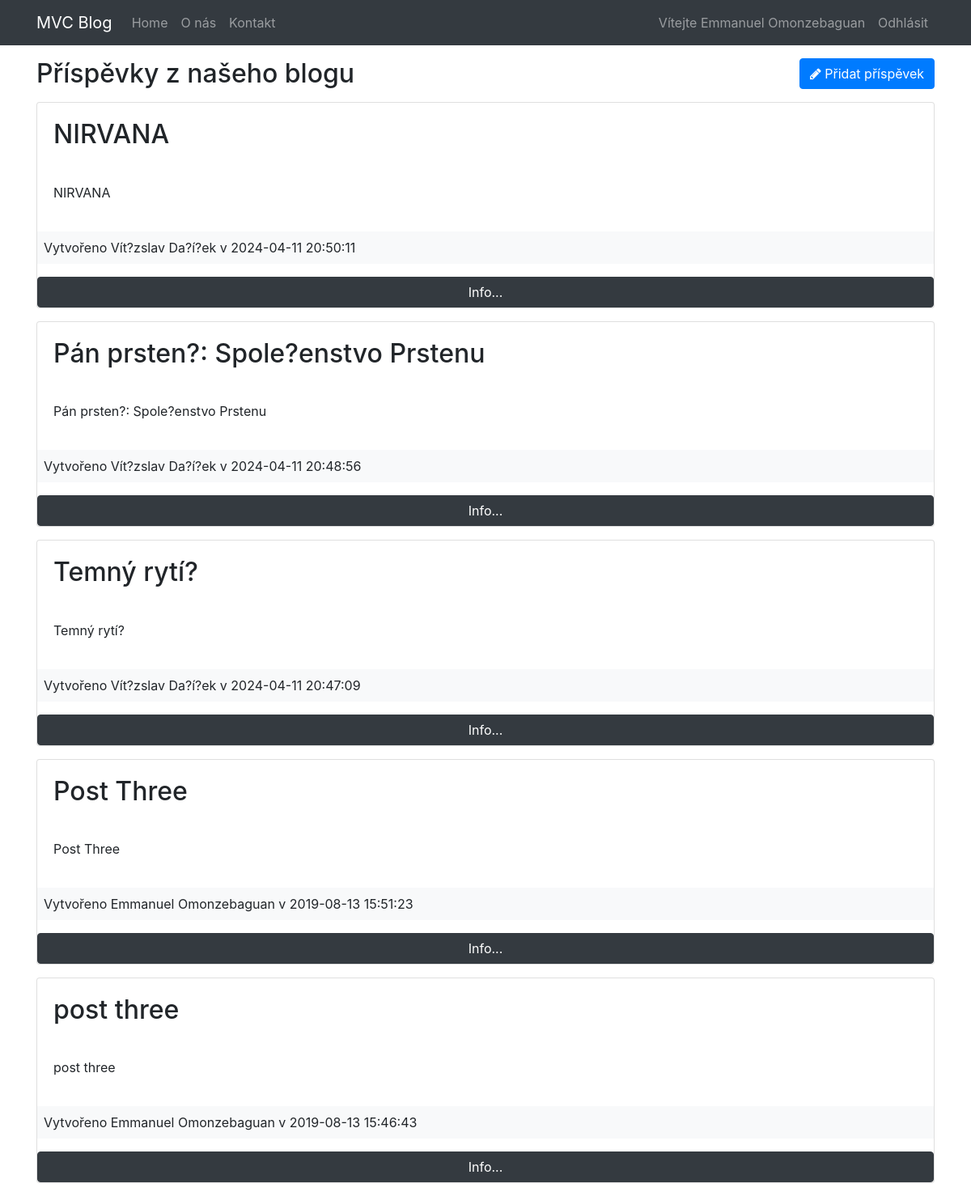
Page /posts/index (signed in) on the committed database.
### tables this page shows
CREATE TABLE `posts` (
  `id` int(11) NOT NULL,
  `user_id` int(11) NOT NULL,
  `title` varchar(255) NOT NULL,
  `body` text NOT NULL,
  `created_at` datetime NOT NULL DEFAULT current_timestamp()
);

CREATE TABLE `user` (
  `id` int(11) NOT NULL,
  `name` varchar(255) NOT NULL,
  `email` varchar(255) NOT NULL,
  `password` varchar(255) NOT NULL,
  `created_at` datetime NOT NULL DEFAULT current_timestamp()
);

### app/controllers/Posts.php (called while the page is built, shortened)
<?php
class Posts extends Controller{
    public function __construct()
    {
        $this->postModel = $this->model('Post');
    }
    public function index(){
        $posts = $this->postModel->getPosts();
        $data = [
            'posts' => $posts
        ];
        $this->view('posts/index', $data);
    }
}

### app/libraries/Core.php (called while the page is built, shortened)
<?php
  class Core {
    protected $currentMethod = 'index';
    public function __construct(){
      $url = $this->getUrl();
      if(isset($url[0]) && file_exists('../app/controllers/' . ucwords($url[0]). '.php')){
        unset($url[0]);
      }
      $this->currentController = new $this->currentController;
      if(isset($url[1])){
        if(method_exists($this->currentController, $url[1])){
          $this->currentMethod = $url[1];
          unset($url[1]);
        }
      }
      $this->params = $url ? array_values($url) : [];
      call_user_func_array([$this->currentController, $this->currentMethod], $this->params);
    }
    public function getUrl(){
      if(isset($_GET['url'])){
        $url = rtrim($_GET['url'], '/');
        $url = filter_var($url, FILTER_SANITIZE_URL);
        $url = explode('/', $url);
        return $url;
      }
    }
  }

### public/index.php (called while the page is built, shortened)
<?php
  $init = new Core;

### app/libraries/Database.php (called while the page is built, shortened)
<?php
  class Database {
    private $host = DB_HOST;
    private $user = DB_USER;
    private $pass = DB_PASS;
    private $dbname = DB_NAME;
    private $dbh;
    private $stmt;
    public function __construct(){
      $dsn = 'mysql:host=' . $this->host . ';dbname=' . $this->dbname;
      $options = array(
        PDO::ATTR_PERSISTENT => true,
        PDO::ATTR_ERRMODE => PDO::ERRMODE_EXCEPTION
      );
      try{
        $this->dbh = new PDO($dsn, $this->user, $this->pass, $options);
      } catch(PDOException $e){
        $this->error = $e->getMessage();
        echo $this->error;
      }
    }
    public function query($sql){
      $this->stmt = $this->dbh->prepare($sql);
    }
    public function execute(){
      return $this->stmt->execute();
    }
    public function resultSet(){
      $this->execute();
      return $this->stmt->fetchAll(PDO::FETCH_OBJ);
    }
  }

### app/models/Post.php (called while the page is built, shortened)
<?php
class Post {
    private $db;
    public function __construct()
    {
        $this->db = new Database;
    }
    public function getPosts(){
        $this->db->query('SELECT *,
                            posts.id as postId,
                            user.id as userId,
                            posts.created_at as postCreated,
                            user.created_at as userCreated
                            FROM posts
                            INNER JOIN user
                            ON posts.user_id = user.id
                            ORDER BY posts.created_at DESC');
        $result = $this->db->resultSet();
        return $result;
    }
}

### app/views/posts/index.php (the view, shortened to what this page needs)
<?php require APPROOT . '/views/inc/header.php'; ?>
  <div class="row ">
      <div class="col-md-8">
          <h2>Příspěvky z našeho blogu</h2>
      </div>
      <div class="col-md-4">
          <a class="btn btn-primary pull-right" href="<?php echo URLROOT ;?>/posts/add"><i class="fa fa-pencil"></i> Přidat příspěvek</a>
      </div>
  </div>
  <?php foreach ($data['posts'] as $post) : ?>
        <div class="card mb-3 mt-2">
            <div class="card-body"><h2 class="card-text"><?php echo  $post->title ;?></h2></div>
            <p class="card-body">
                <?php echo  $post->title ;?>
            </p>
            <p class="card-title bg-light p-2 mb-3">
             Vytvořeno <?php echo $post->name ;?> v <?php echo  $post->postCreated ;?>
            </p>
            <a href="<?php echo URLROOT ;?>/posts/show/<?php echo $post->postId ;?>" class="btn btn-dark btn-block">Info...</a>
        </div>
  <?php endforeach ;?>
<?php require APPROOT . '/views/inc/footer.php'; ?>

### rows in the picture
posts: title "NIRVANA", user.name "Vít?zslav Da?í?ek", created_at "2024-04-11 20:50:11"
posts: title "Pán prsten?: Spole?enstvo Prstenu", user.name "Vít?zslav Da?í?ek", created_at "2024-04-11 20:48:56"
posts: title "Temný rytí?", user.name "Vít?zslav Da?í?ek", created_at "2024-04-11 20:47:09"
posts: title "Post Three", user.name "Emmanuel Omonzebaguan", created_at "2019-08-13 15:51:23"
posts: title "post three", user.name "Emmanuel Omonzebaguan", created_at "2019-08-13 15:46:43"

### other values in the picture
SITENAME "MVC Blog"
$_SESSION['name'] "Emmanuel Omonzebaguan"
